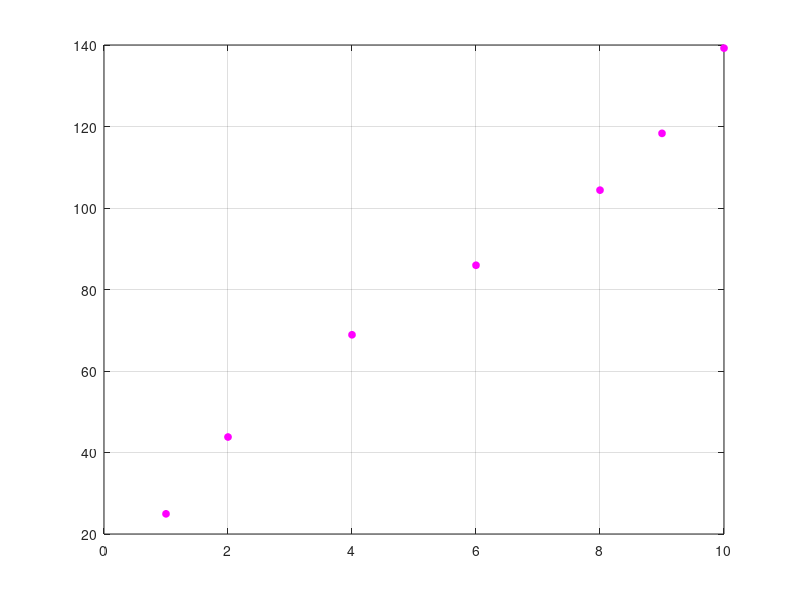

Reproduce this figure in MATLAB. (Note: this script raises an error after producing the figure.)
clc;
clear all;
t=[1 2 4 6 8 9 10];
c=[24.95 43.80 68.89 85.95 104.38 118.32 139.23];
plot(t,c,'o','MarkerSize',5,'MarkerFaceColor','m','MarkerEdgeColor','m')
grid on
hold on
%Calculando los lagranjianos
syms T
D=0
for j=1:length(t)
L=1
for i=1:length (t)
    if i~=j
        L= L*(T-t(i))/(t(j)-t(i));
    end
end
D=D+expand(L)*c(j)
end
D=vpa(D)
conc=subs(D,7)%Con todos los datos
ezplot(D,[0,10])
plot(7,conc,'*','MarkerSize',5,'MarkerFaceColor','b','MarkerEdgeColor','b')
xlabel('Atmosferas(P)');ylabel('Volumenes especificos a 75 °C');
title('VOLUMEN ESPECIFICO')
